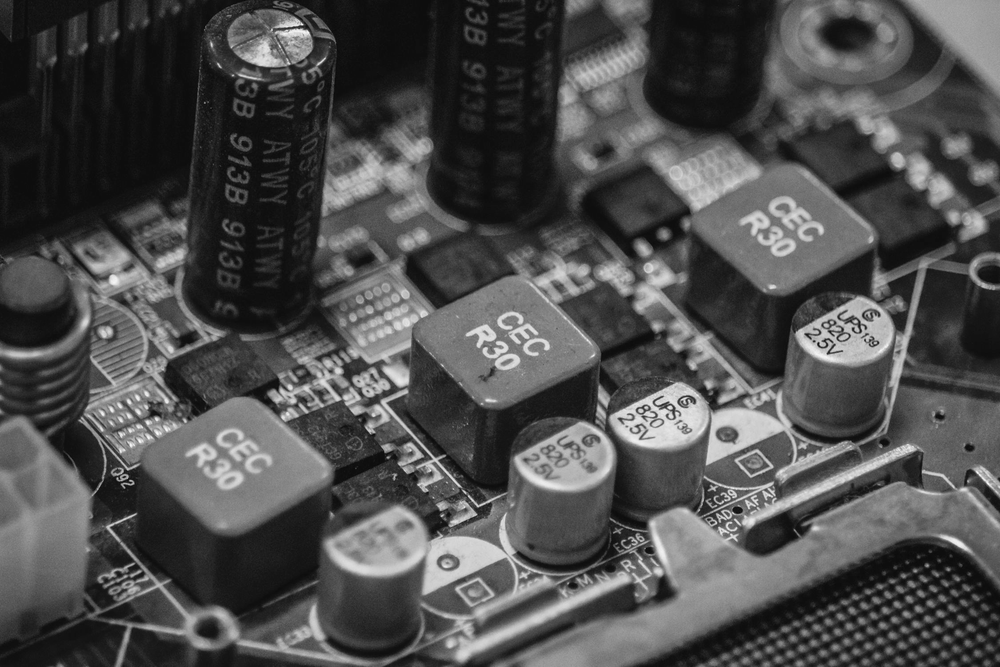
#> input picture board.png, 1000 x 667 px, shrunk from 2250 x 1500 before the run
$ jupyter execute task3.ipynb
#> lines starting #> are read from the running program, lines starting #| are printed output that depends on the picture; long printed decimals are rounded
[cell 1]
import cv2
import numpy as np
import matplotlib.pyplot as plt

# Load the lenna.jpg image
image = cv2.imread('board.png', cv2.IMREAD_GRAYSCALE)
#> image is the input picture: shape (667, 1000); min 8, max 252, mean 77.4

# Check if the image is loaded successfully
if image is None:
    print("Error: Could not load image.")
else:
    print("Image loaded successfully.")

[cell 2]
def add_white_noise(image, snr_db):


#> called with snr_db = 15
    signal_power = np.mean(image**2)
#> signal_power = 108.9
    print('signal power = ', signal_power)
#| signal power =  108.892


    # Calculate the noise power based on the desired SNR (in dB)
    noise_power = signal_power / (10**(snr_db / 10))
#> noise_power = 3.44
    print('noise power = ', noise_power)
#| noise power =  3.443


    # Generate noise with the calculated power and zero mean
    noise = np.random.normal(0, np.sqrt(noise_power), image.shape)
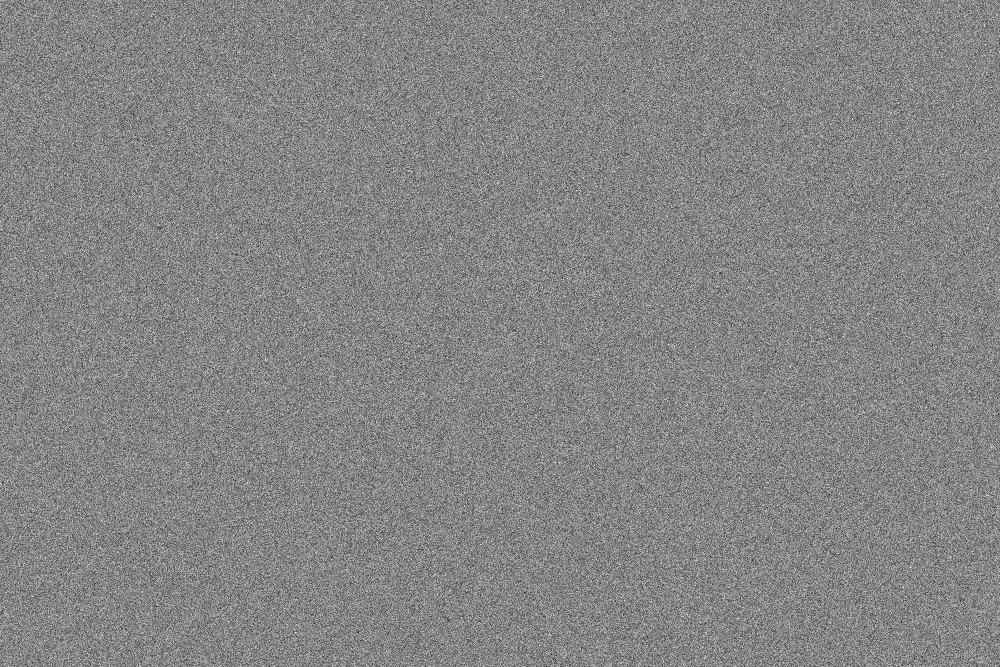
#> noise: shape (667, 1000) float64; min -9.28, max 8.49, mean 0.00414; drawn with min black and max white

    # Add the generated noise to the original image
    noisy_image = image + noise

    # Clip the values to be in the valid range (0, 255) for image data
    noisy_image = np.clip(noisy_image, 0, 255)

    #  # Convert the image back to unsigned 8-bit format
    # noisy_image = noisy_image.astype(np.uint8)

    return noisy_image.astype(np.uint8)

[cell 3]
# Add white noise with SNR of 15 dB
noisy_image = add_white_noise(image, 15)

# Use matplotlib to display the images side by side
plt.figure(figsize=(10, 5))

# Display original image
plt.subplot(1, 2, 1)
plt.imshow(image, cmap='gray')
plt.title('Original Image')
plt.axis('off')

# Display noisy image
plt.subplot(1, 2, 2)
plt.imshow(noisy_image, cmap='gray')
plt.title('Noisy Image')
plt.axis('off')

# Show the plot
plt.tight_layout()
plt.show()
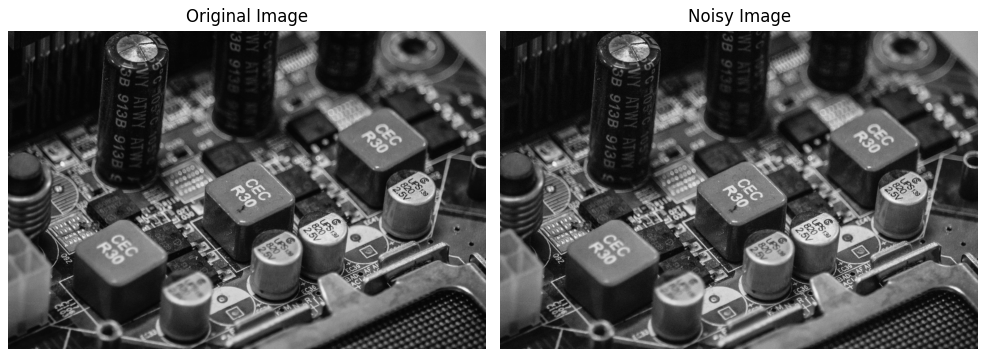
#> figure drawn by matplotlib, 2 panels

[cell 4]
# Calculate the signal power of the original image
signal_power_original = np.mean(image**2)
#> signal_power_original = 108.9

# Calculate the noise power of the noisy image
noise_power_noisy = np.mean((noisy_image - image)**2)
#> noise_power_noisy = 3.77

# Calculate the SNR in dB
snr_noisy = 10 * np.log10(signal_power_original / noise_power_noisy)
#> snr_noisy = 14.61

print(f"SNR of the noisy image: {snr_noisy:.2f}")
#| SNR of the noisy image: 14.61

[cell 5]
import numpy as np

def add_impulse_noise(image, density):
    # Ensure image is in float format for precise calculations
#> called with density = 0.3
    image = image.astype(np.float64)

    # Generating impulse noise
    noise_mask = np.random.default_rng().uniform(0, 1, size=image.shape) < density

    # Add the noise to the image
    noisy_image = np.where(noise_mask, 255, image)
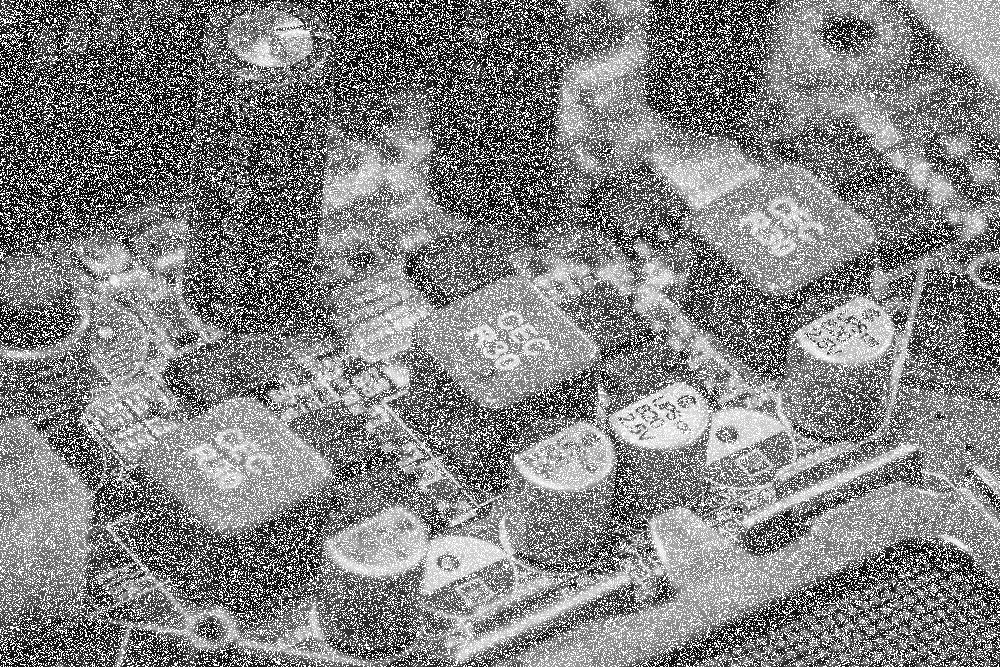
#> noisy_image: shape (667, 1000) float64; min 8, max 255, mean 130.7
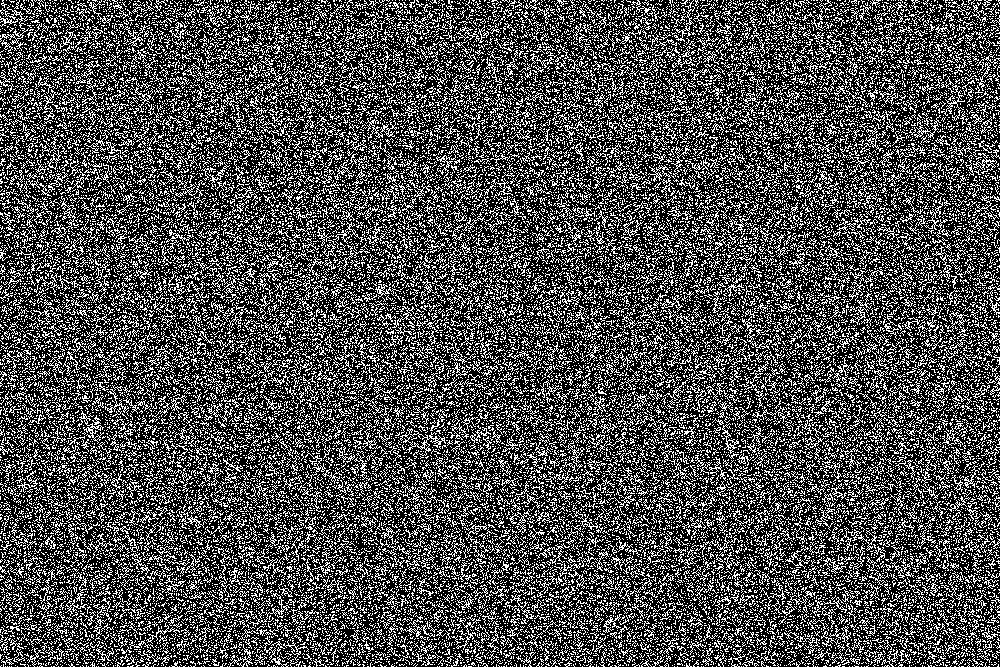
#> noise_mask: shape (667, 1000) bool; 30% white in thin lines or dots

    return noisy_image.astype(np.uint8)

[cell 6]
# Add impulse noise with 30% density
noisy_image = add_impulse_noise(image, density=0.3)

# Display the original and noisy images
plt.figure(figsize=(10, 5))

# Original image
plt.subplot(1, 2, 1)
plt.imshow(image, cmap='gray')
plt.title('Original Image')
plt.axis('off')

# Noisy image
plt.subplot(1, 2, 2)
plt.imshow(noisy_image, cmap='gray')
plt.title('Noisy Image')
plt.axis('off')

plt.show()

[cell 7]
# Calculate the total number of pixels in the image
total_pixels = image.shape[0] * image.shape[1]
#> total_pixels = 667000

# Count the number of pixels affected by noise
noisy_pixels = np.sum(noisy_image != image)
#> noisy_pixels = 200269

# Calculate the percentage of noisy pixels
noisy_percentage = (noisy_pixels / total_pixels) * 100
#> noisy_percentage = 30.03
print(f"Density of impulse noise: {noisy_percentage:.2f}%")
#| Density of impulse noise: 30.03%

[cell 8]
# Define the range of filter sizes
dim_low = 3
dim_high = 9
size_dim = dim_high - dim_low + 1

# Initialize arrays to store filtered images
avg_filtered_images_awgn = np.zeros((noisy_image.shape[0], noisy_image.shape[1], size_dim), dtype=np.uint8)
median_filtered_images_awgn = np.zeros((noisy_image.shape[0], noisy_image.shape[1], size_dim), dtype=np.uint8)

# Apply filters for each filter size
for i, size in enumerate(range(dim_low, dim_high + 1, 2)):  # Using only odd filter sizes
    # Apply average filter
    avg_filtered_images_awgn[:, :, i] = cv2.blur(noisy_image, (size, size))

    # Apply median filter
    median_filtered_images_awgn[:, :, i] = cv2.medianBlur(noisy_image, size)

# Plot the images
plt.figure(figsize=(20, 5))

# Plot the original noisy image
plt.subplot(1, size_dim + 1, 1)
plt.imshow(noisy_image, cmap='gray')
plt.title('Noisy Image')
plt.axis('off')

# Plot the filtered images for different filter sizes
for i in range(4):
    plt.subplot(1, size_dim + 1, i + 2)
    plt.imshow(avg_filtered_images_awgn[:, :, i], cmap='gray')
    plt.title(f'Average Filter ({dim_low + i * 2}x{dim_low + i * 2})')
    plt.axis('off')

plt.show()
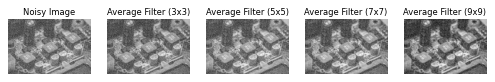
#> figure drawn by matplotlib, 5 panels

plt.figure(figsize=(20, 5))

# Plot the original noisy image
plt.subplot(1, size_dim + 1, 1)
plt.imshow(noisy_image, cmap='gray')
plt.title('Noisy Image')
plt.axis('off')

# Plot the filtered images for different filter sizes
for i in range(4):
    plt.subplot(1, size_dim + 1, i + 2)
    plt.imshow(median_filtered_images_awgn[:, :, i], cmap='gray')
    plt.title(f'Median Filter ({dim_low + i * 2}x{dim_low + i * 2})')
    plt.axis('off')

plt.show()
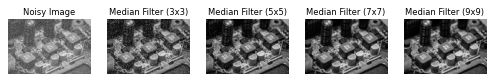
#> figure drawn by matplotlib, 5 panels

[cell 9]
import numpy as np
import cv2
import matplotlib.pyplot as plt

def add_white_noise(image, snr_db):
    # Convert image to float32 for precision in noise addition
#> called with snr_db = 0
    image_float = image.astype(np.float32)

    # Calculate the signal power
    signal_power = np.mean(image_float**2)
#> signal_power = 8787
    print('Signal Power =', signal_power)
#| Signal Power = 8787.041

    # Calculate noise power based on SNR (in dB)
    noise_power = signal_power / (10**(snr_db / 10))
#> noise_power = 8787
    print('Noise Power =', noise_power)
#| Noise Power = 8787.041

    # Generate Gaussian noise with zero mean and calculated power
    noise = np.random.normal(0, np.sqrt(noise_power), image.shape)
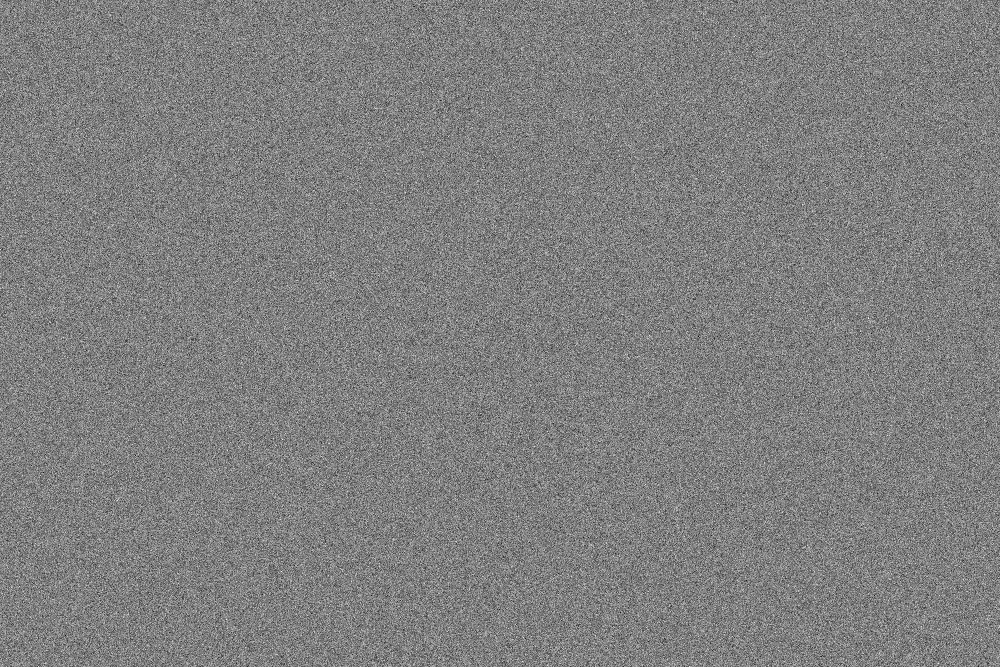
#> noise: shape (667, 1000) float64; min -451.9, max 449.6, mean 0; drawn with min black and max white

    # Check the standard deviation of the noise to ensure it is significant
    print('Noise Standard Deviation =', np.std(noise))
#| Noise Standard Deviation = 93.683

    # Add noise to the original image
    noisy_image = image_float + noise
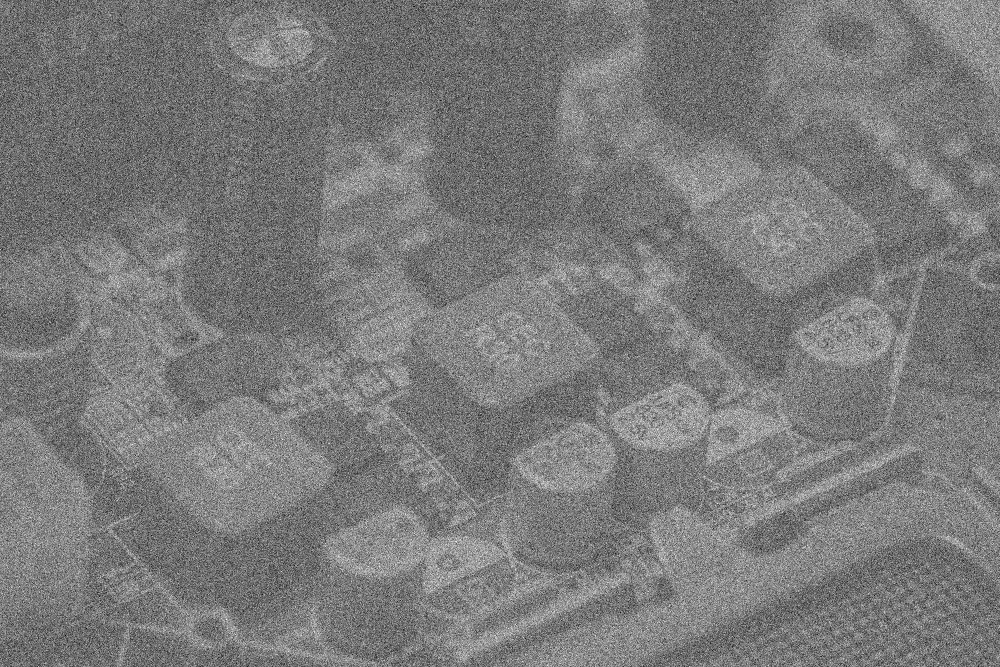
#> noisy_image: shape (667, 1000) float64; min -399.9, max 589.1, mean 77.4; drawn with min black and max white

    # Clip values to the valid range (0, 255)
    noisy_image = np.clip(noisy_image, 0, 255)
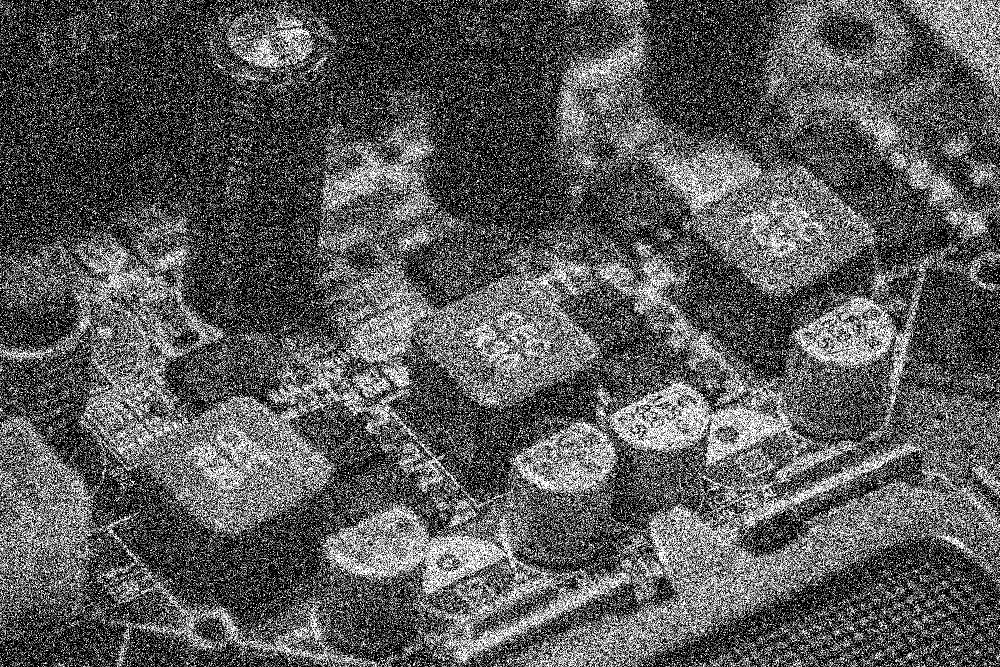
#> noisy_image: shape (667, 1000) float64; min 0, max 255, mean 89.5

    # Convert back to unsigned 8-bit format
    noisy_image = noisy_image.astype(np.uint8)

    return noisy_image, noise


# Add white noise with a very low SNR of 0 dB to ensure visibility of noise
noisy_image, noise = add_white_noise(image, 0)

# Display the images side by side for comparison
plt.figure(figsize=(15, 5))

# Display original image
plt.subplot(1, 2, 1)
plt.imshow(image, cmap='gray')
plt.title('Original Image')
plt.axis('off')


# Display noisy image
plt.subplot(1, 2, 2)
plt.imshow(noisy_image, cmap='gray')
plt.title('Noisy Image')
plt.axis('off')

# Show the plot
plt.tight_layout()
plt.show()

# Save the noisy image for further inspection
cv2.imwrite('noisy_image.png', noisy_image)
#> Out = True

$ run again, with hallway.png copied over board.png
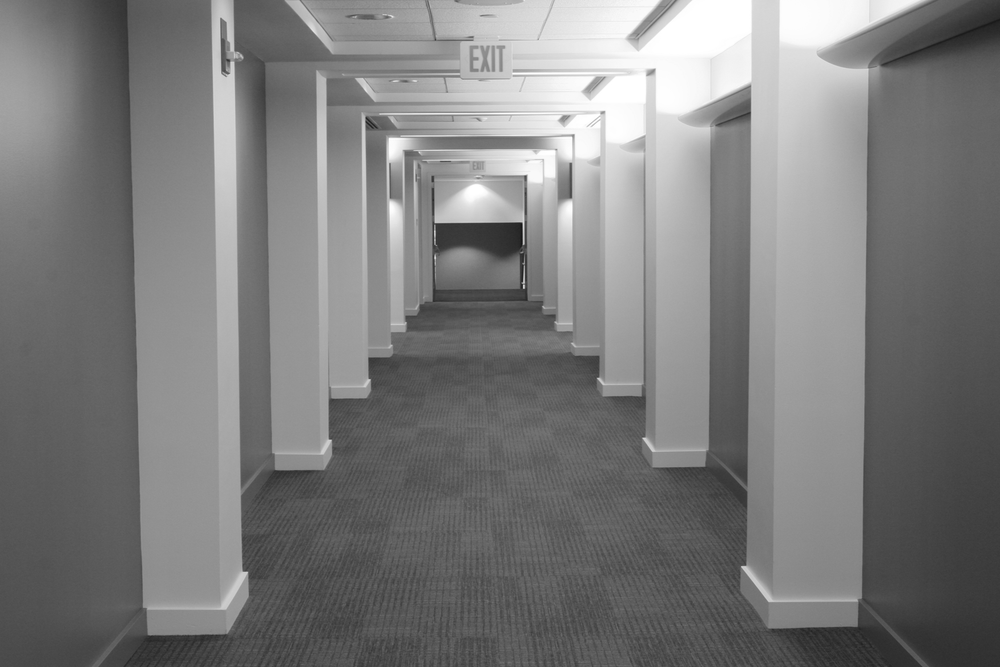
#> input picture hallway.png, 1000 x 667 px, shrunk from 1752 x 1168 before the run
#> image is the input picture: shape (667, 1000); min 18, max 255, mean 124.3
#> in add_white_noise, `signal_power = np.mean(image**2)`: signal_power = 109.9
#| signal power =  109.939
#> in add_white_noise, `noise_power = signal_power / (10**(snr_db / 10))`: noise_power = 3.48
#| noise power =  3.477
#> signal_power_original = 109.9
#> noise_power_noisy = 3.79
#> snr_noisy = 14.62
#| SNR of the noisy image: 14.62
#> in add_impulse_noise, `noisy_image = np.where(noise_mask, 255, image)`:
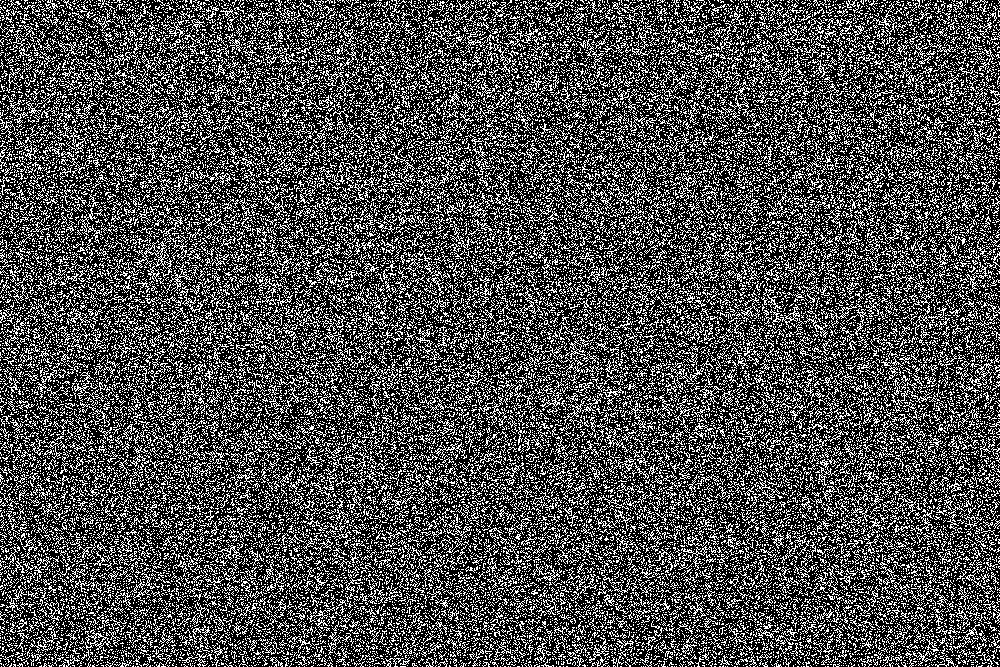
#> noise_mask: shape (667, 1000) bool; 30% white in thin lines or dots
#> noisy_pixels = 198884
#> noisy_percentage = 29.82
#| Density of impulse noise: 29.82%
#> in add_white_noise, `signal_power = np.mean(image_float**2)`: signal_power = 17606.4
#| Signal Power = 17606.42
#| Noise Power = 17606.420
#| Noise Standard Deviation = 132.610
#> in add_white_noise, `noisy_image = np.clip(noisy_image, 0, 255)`:
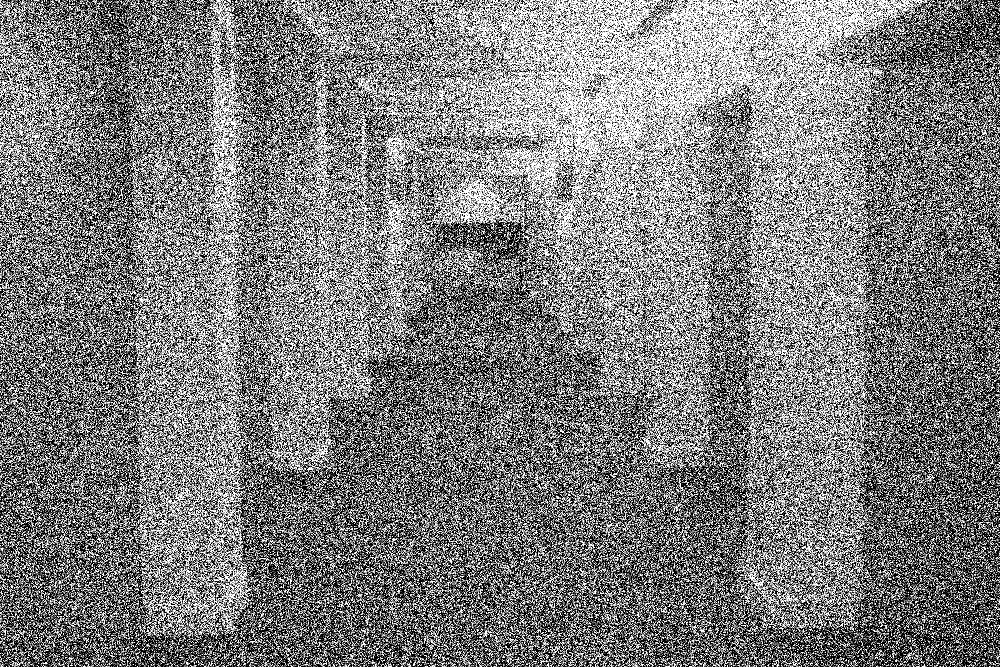
#> noisy_image: shape (667, 1000) float64; min 0, max 255, mean 125.1
#> Out = True
